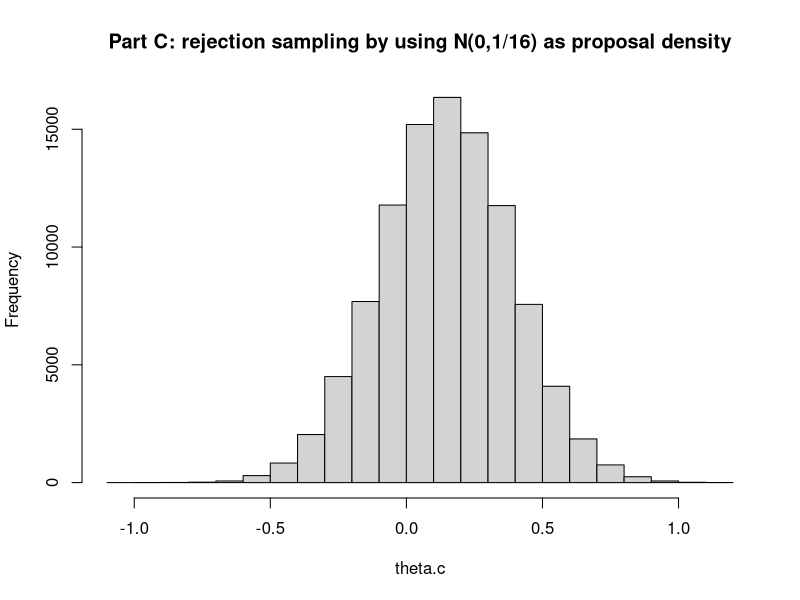
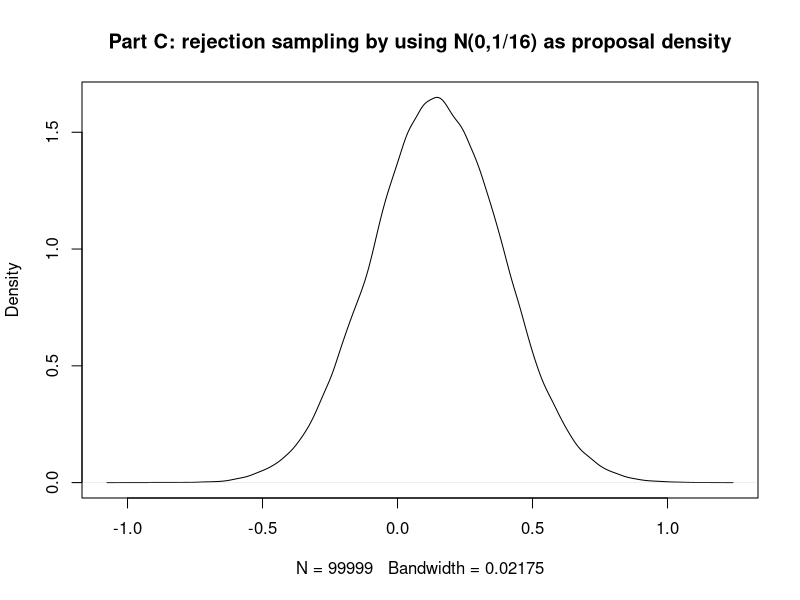
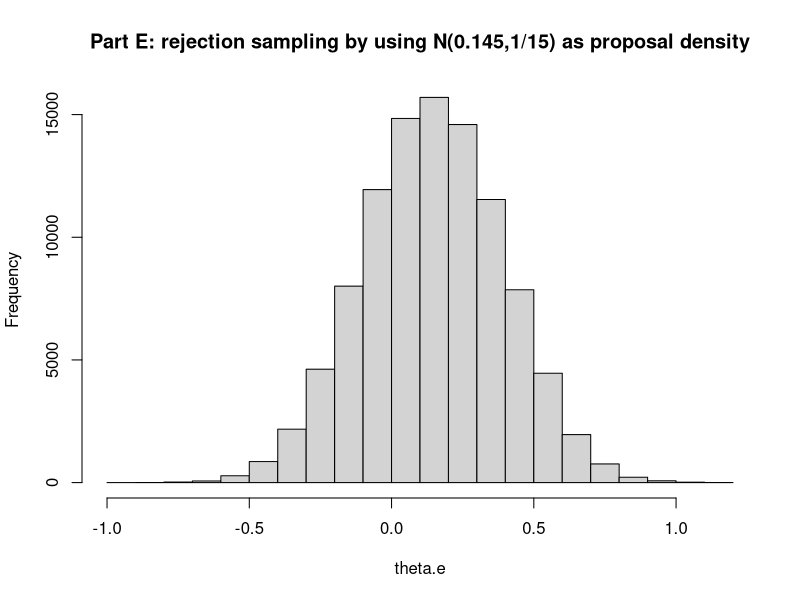
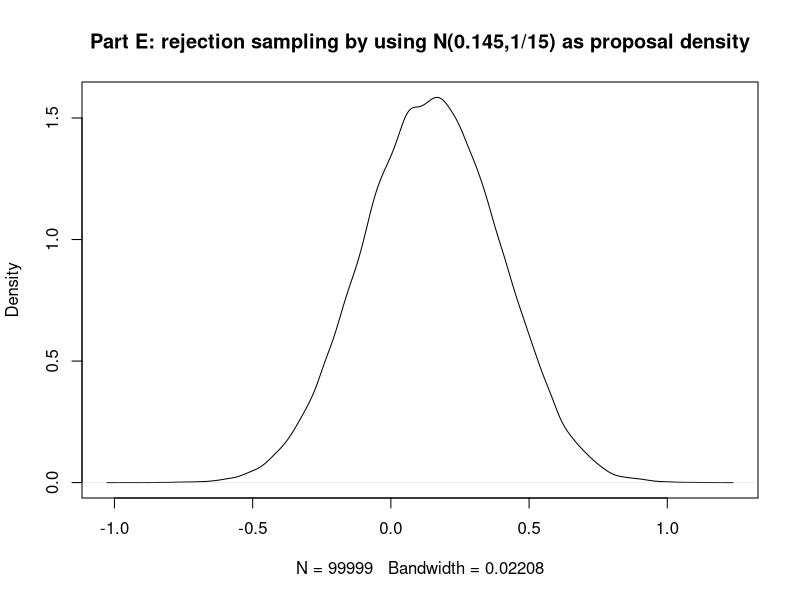
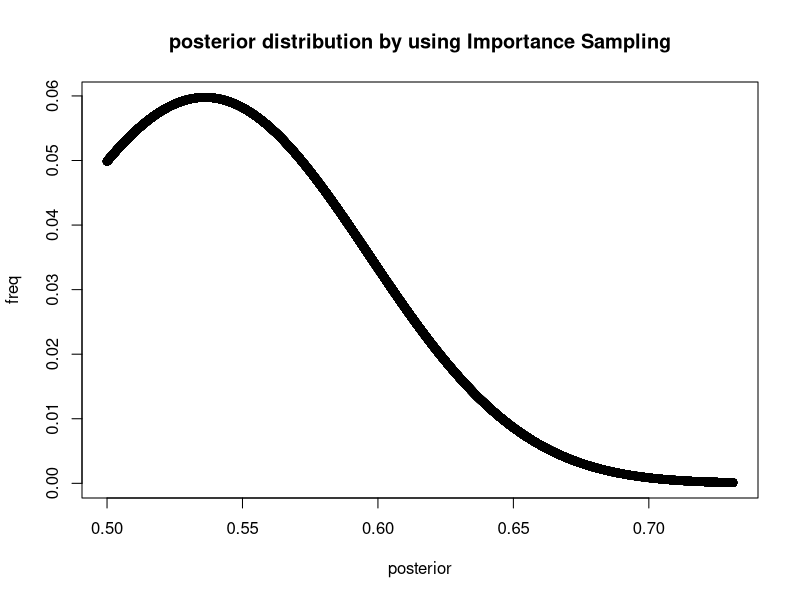
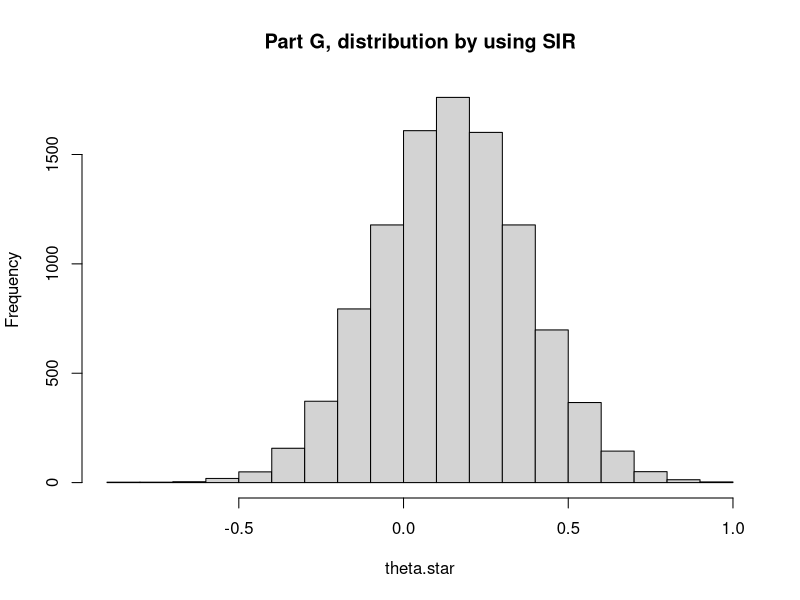
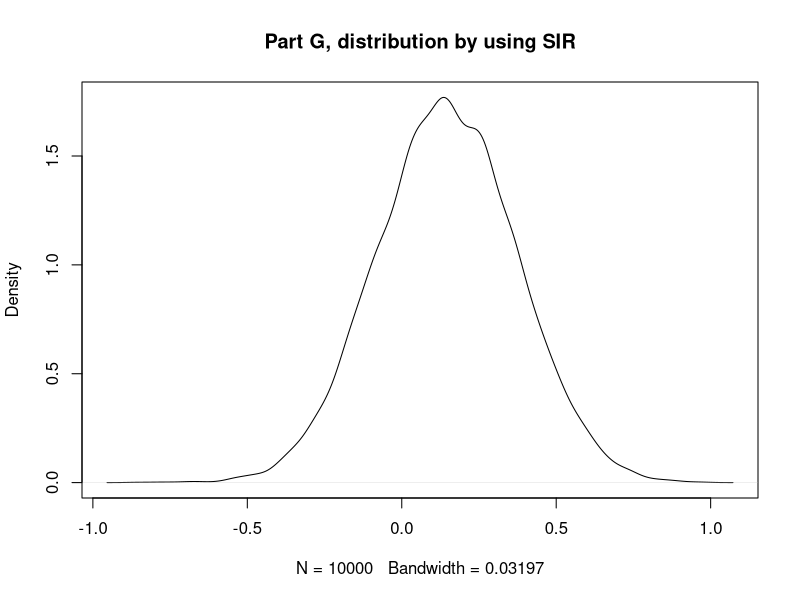

R code for these plots, in order:
sigma0<-1/4
mu0<-0
n1<-5
y1<-5

#part b
theta<-rnorm(1000,0.145,sqrt(1/17.243))
mean.theta<-mean(theta)
1/(1+exp(-mean.theta))
pnorm(0, mean = 0.145,sqrt(1/17.243), lower.tail = TRUE)

#part c
#suppose c=1
theta.c<-array(1:100000,0)
tot<-0
i<-0
while (i<100000)
{
u<-runif(1,0,1)
theta.hat<-rnorm(1,0,1/4)
post.hap<-exp(5*theta.hat)/(1+exp(theta.hat))^5*exp(-8*(theta.hat)^2)*sqrt(8/3.14159)
proposal.c<-exp(-8*(theta.hat)^2)*sqrt(8/3.14159)
if (u<=post.hap/proposal.c){
theta.c[i]<-theta.hat
i<-i+1
}
tot<-tot+1
}
tot
#1083598
i/tot
#1000000/2769163= 0.03611199

hist(theta.c,main="Part C: rejection sampling by using N(0,1/16) as proposal density")
d<-density(theta.c)
plot(d,main="Part C: rejection sampling by using N(0,1/16) as proposal density")

#part E
post.e<-exp(5*theta.hat)/(1+exp(theta.hat))^5*sqrt(8/3.14159)*exp(-8*(theta.hat)^2)
proposal.e<-sqrt(7.5/3.14159)*exp(-7.5*(theta.hat-0.145)^2)
theta.hat<-rnorm(10000,0,1/4)
c<-max(post.e*proposal.e)
c
#c=0.09235441

theta.e<-array(1:100000,0)
n<-0
tot1<-0
while (n<100000)
{
  u<-runif(1,0,1)
  theta.hat<-rnorm(1,0.145,sqrt(1/15))
  post.e<-exp(5*theta.hat)/(1+exp(theta.hat))^5*sqrt(8/3.14159)*exp(-8*(theta.hat)^2)
  proposal.e<-sqrt(7.5/3.14159)*exp(-7.5*(theta.hat-0.145)^2)
  if (u<=post.e/(c*proposal.e)){
    theta.e[n]<-theta.hat
    n<-n+1
  }
  tot1<-tot1+1
}
tot1
n/tot1
#100000/255637=0.3911797

hist(theta.e,main="Part E: rejection sampling by using N(0.145,1/15) as proposal density")
e<-density(theta.e)
plot(e,main="Part E: rejection sampling by using N(0.145,1/15) as proposal density")

#Part F
theta.f<-runif(100000,0,1)
w.f<-exp(5*theta.f)/(1+exp(theta.f))^5*sqrt(8/3.14159)*exp(-8*(theta.f)^2)
sum.w<-sum(w.f)*1/100000
h.f<-1/(1+exp(-theta.f))
plot(h.f,w.f,main="posterior distribution by using Importance Sampling",xlab="posterior",ylab="freq")
sum.hw<-sum(h.f*w.f)/100000
ehy<-sum.hw/sum.w
ehy
#ehy=0.5630088

#Part G

theta.hat<-rnorm(20*10000,0.145,sqrt(1/17.243))
post.g<-exp(5*theta.hat)/(1+exp(theta.hat))^5*sqrt(8/3.14159)*exp(-8*(theta.hat)^2)
proposal.g<-sqrt(7.5/3.14159)*exp(-7.5*(theta.hat-0.145)^2)
w.g<-post.g/proposal.g
p.g<-w.g/sum(w.g)
theta.star<-sample(theta.hat,10000,prob=p.g)
hist(theta.star,main="Part G, distribution by using SIR")
g<-density(theta.star)
plot(g,main="Part G, distribution by using SIR")
1/(1+exp(-mean(theta.star)))
#theta.star=0.5363201
